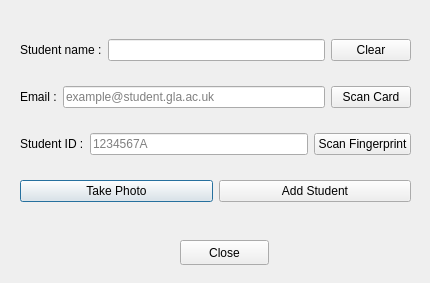
<?xml version="1.0" encoding="UTF-8"?>
<ui version="4.0">
 <class>AddStudentWindow</class>
 <widget class="QDialog" name="AddStudentWindow">
  <property name="geometry">
   <rect>
    <x>0</x>
    <y>0</y>
    <width>430</width>
    <height>283</height>
   </rect>
  </property>
  <property name="windowTitle">
   <string>Dialog</string>
  </property>
  <widget class="QWidget" name="gridLayoutWidget">
   <property name="geometry">
    <rect>
     <x>20</x>
     <y>20</y>
     <width>391</width>
     <height>201</height>
    </rect>
   </property>
   <layout class="QGridLayout" name="gridLayout">
    <item row="5" column="0">
     <layout class="QHBoxLayout" name="horizontalLayout_3">
      <item>
       <widget class="QPushButton" name="sPhotoButton">
        <property name="text">
         <string>Take Photo</string>
        </property>
       </widget>
      </item>
      <item>
       <widget class="QPushButton" name="sAddButton">
        <property name="text">
         <string>Add Student</string>
        </property>
       </widget>
      </item>
     </layout>
    </item>
    <item row="4" column="0">
     <layout class="QHBoxLayout" name="horizontalLayout_2">
      <item>
       <widget class="QLabel" name="label_2">
        <property name="text">
         <string>Student ID :</string>
        </property>
       </widget>
      </item>
      <item>
       <widget class="QLineEdit" name="sSIDLineEdit">
        <property name="placeholderText">
         <string>1234567A</string>
        </property>
       </widget>
      </item>
      <item>
       <widget class="QPushButton" name="sFpButton">
        <property name="text">
         <string>Scan Fingerprint</string>
        </property>
       </widget>
      </item>
     </layout>
    </item>
    <item row="2" column="0">
     <layout class="QHBoxLayout" name="horizontalLayout">
      <item>
       <widget class="QLabel" name="label">
        <property name="text">
         <string>Student name :</string>
        </property>
       </widget>
      </item>
      <item>
       <widget class="QLineEdit" name="sNameLineEdit">
        <property name="placeholderText">
         <string/>
        </property>
       </widget>
      </item>
      <item>
       <widget class="QPushButton" name="sClearButton">
        <property name="text">
         <string>Clear</string>
        </property>
       </widget>
      </item>
     </layout>
    </item>
    <item row="3" column="0">
     <layout class="QHBoxLayout" name="horizontalLayout_4">
      <item>
       <widget class="QLabel" name="label_3">
        <property name="text">
         <string>Email :</string>
        </property>
       </widget>
      </item>
      <item>
       <widget class="QLineEdit" name="sEmailLineEdit">
        <property name="text">
         <string/>
        </property>
        <property name="placeholderText">
         <string>example@student.gla.ac.uk</string>
        </property>
       </widget>
      </item>
      <item>
       <widget class="QPushButton" name="sCardButton">
        <property name="text">
         <string>Scan Card</string>
        </property>
       </widget>
      </item>
     </layout>
    </item>
   </layout>
  </widget>
  <widget class="QPushButton" name="pushButton">
   <property name="geometry">
    <rect>
     <x>180</x>
     <y>240</y>
     <width>89</width>
     <height>25</height>
    </rect>
   </property>
   <property name="text">
    <string>Close</string>
   </property>
  </widget>
 </widget>
 <resources/>
 <connections/>
</ui>
